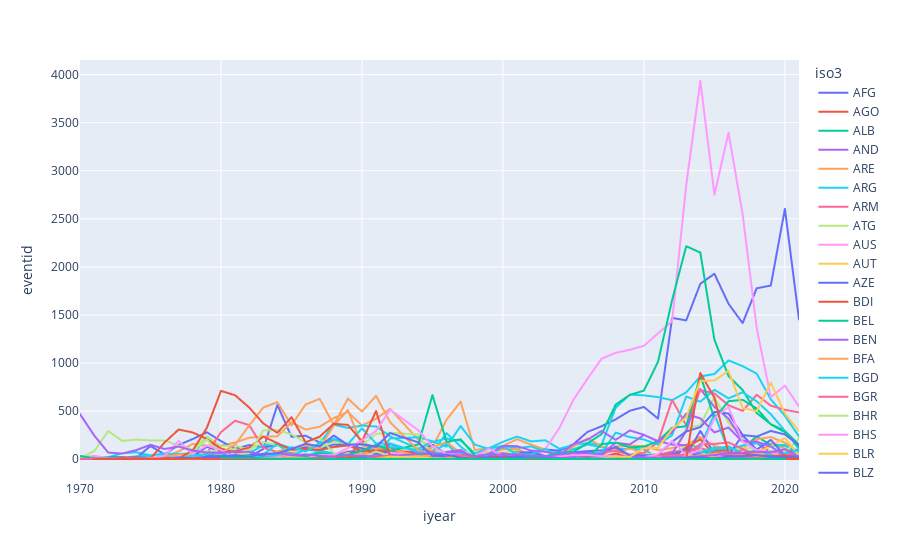

Notebook code cell kept with this figure:
### Code cell
# For terroism, groupby Country of origin and year, then count the number of attacks
df_terror_country = df_terror.groupby(['iso3', 'iyear']).count().reset_index()
print(df_terror_country.head())

# Plot the terroism count by year for each country
fig = px.line(df_terror_country, x="iyear", y="eventid", color='iso3')
fig.show()

# Take the year of 2021
df_terror_country_year = df_terror_country[df_terror_country['iyear'] == 2021]

fig = px.choropleth(df_terror_country_year, locations="iso3",
                    color="eventid", # lifeExp is a column of gapminder
                    hover_name="iso3", # column to add to hover information
                    color_continuous_scale=px.colors.sequential.Plasma)
fig.show()
